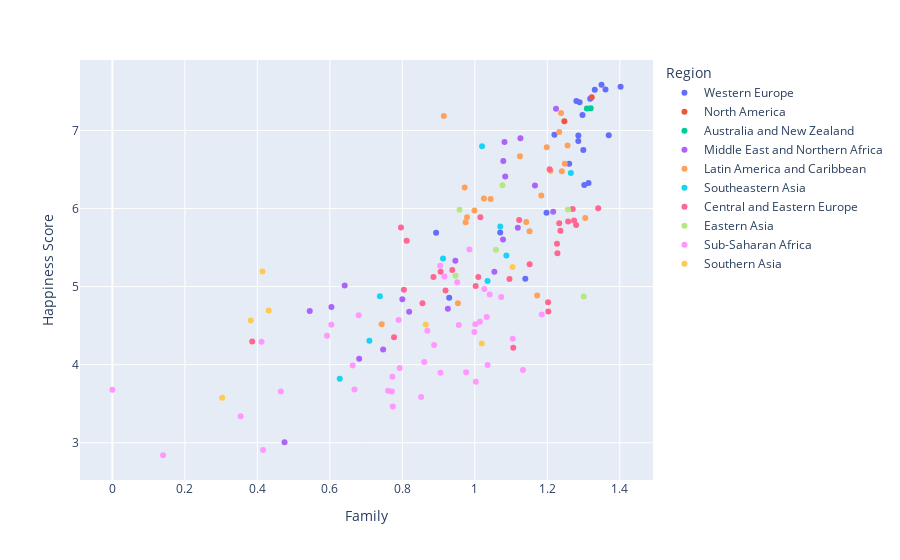

Notebook source saved alongside this figure:
### Markdown cell above
Observations:
    
    1.The above graph is clearly infers that Health is the major criteria for the happiness scores irrespective of the region.

### Code cell
px.scatter(df,x='Family',y='Happiness Score',color='Region',hover_data=['Region'])

### Figure 1 — Plotly figure (JSON) as saved in the notebook; plotly's stock layout.template omitted (floating-point values rounded to 4 significant figures)
{"data": [{"customdata": [["Western Europe"], ["Western Europe"], ["Western Europe"], ["Western Europe"], ["Western Europe"], ["Western Europe"], ["Western Europe"], ["Western Europe"], ["Western Europe"], ["Western Europe"], ["Western Europe"], ["Western Europe"], ["Western Europe"], ["Western Europe"], ["Western Europe"], ["Western Europe"], ["Western Europe"], ["Western Europe"], ["Western Europe"], ["Western Europe"], ["Western Europe"]], "hovertemplate": "Region=%{customdata[0]}<br>Family=%{x}<br>Happiness Score=%{y}<extra></extra>", "legendgroup": "Western Europe", "marker": {"color": "#636efa", "symbol": "circle"}, "mode": "markers", "name": "Western Europe", "orientation": "v", "showlegend": true, "type": "scatter", "x": [1.35, 1.402, 1.361, 1.331, 1.318, 1.28, 1.289, 1.297, 1.22, 1.369, 1.286, 1.285, 1.299, 1.26, 1.314, 1.302, 1.198, 1.07, 0.8932, 1.139, 0.9293], "xaxis": "x", "y": [7.587, 7.561, 7.527, 7.522, 7.406, 7.378, 7.364, 7.2, 6.946, 6.94, 6.937, 6.867, 6.75, 6.575, 6.329, 6.302, 5.948, 5.695, 5.689, 5.102, 4.857], "yaxis": "y"}, {"customdata": [["North America"], ["North America"]], "hovertemplate": "Region=%{customdata[0]}<br>Family=%{x}<br>Happiness Score=%{y}<extra></extra>", "legendgroup": "North America", "marker": {"color": "#EF553B", "symbol": "circle"}, "mode": "markers", "name": "North America", "orientation": "v", "showlegend": true, "type": "scatter", "x": [1.323, 1.247], "xaxis": "x", "y": [7.427, 7.119], "yaxis": "y"}, {"customdata": [["Australia and New Zealand"], ["Australia and New Zealand"]], "hovertemplate": "Region=%{customdata[0]}<br>Family=%{x}<br>Happiness Score=%{y}<extra></extra>", "legendgroup": "Australia and New Zealand", "marker": {"color": "#00cc96", "symbol": "circle"}, "mode": "markers", "name": "Australia and New Zealand", "orientation": "v", "showlegend": true, "type": "scatter", "x": [1.32, 1.309], "xaxis": "x", "y": [7.286, 7.284], "yaxis": "y"}, {"customdata": [["Middle East and Northern Africa"], ["Middle East and Northern Africa"], ["Middle East and Northern Africa"], ["Middle East and Northern Africa"], ["Middle East and Northern Africa"], ["Middle East and Northern Africa"], ["Middle East and Northern Africa"], ["Middle East and Northern Africa"], ["Middle East and Northern Africa"], ["Middle East and Northern Africa"], ["Middle East and Northern Africa"], ["Middle East and Northern Africa"], ["Middle East and Northern Africa"], ["Middle East and Northern Africa"], ["Middle East and Northern Africa"], ["Middle East and Northern Africa"], ["Middle East and Northern Africa"], ["Middle East and Northern Africa"], ["Middle East and Northern Africa"], ["Middle East and Northern Africa"]], "hovertemplate": "Region=%{customdata[0]}<br>Family=%{x}<br>Happiness Score=%{y}<extra></extra>", "legendgroup": "Middle East and Northern Africa", "marker": {"color": "#ab63fa", "symbol": "circle"}, "mode": "markers", "name": "Middle East and Northern Africa", "orientation": "v", "showlegend": true, "type": "scatter", "x": [1.224, 1.126, 1.082, 1.079, 1.084, 1.166, 1.216, 1.119, 1.078, 0.9463, 1.054, 0.641, 0.8, 0.6043, 0.9256, 0.5445, 0.8189, 0.747, 0.6809, 0.4749], "xaxis": "x", "y": [7.278, 6.901, 6.853, 6.611, 6.411, 6.295, 5.96, 5.754, 5.605, 5.332, 5.192, 5.013, 4.839, 4.739, 4.715, 4.686, 4.677, 4.194, 4.077, 3.006], "yaxis": "y"}, {"customdata": [["Latin America and Caribbean"], ["Latin America and Caribbean"], ["Latin America and Caribbean"], ["Latin America and Caribbean"], ["Latin America and Caribbean"], ["Latin America and Caribbean"], ["Latin America and Caribbean"], ["Latin America and Caribbean"], ["Latin America and Caribbean"], ["Latin America and Caribbean"], ["Latin America and Caribbean"], ["Latin America and Caribbean"], ["Latin America and Caribbean"], ["Latin America and Caribbean"], ["Latin America and Caribbean"], ["Latin America and Caribbean"], ["Latin America and Caribbean"], ["Latin America and Caribbean"], ["Latin America and Caribbean"], ["Latin America and Caribbean"], ["Latin America and Caribbean"], ["Latin America and Caribbean"]], "hovertemplate": "Region=%{customdata[0]}<br>Family=%{x}<br>Happiness Score=%{y}<extra></extra>", "legendgroup": "Latin America and Caribbean", "marker": {"color": "#FFA15A", "symbol": "circle"}, "mode": "markers", "name": "Latin America and Caribbean", "orientation": "v", "showlegend": true, "type": "scatter", "x": [1.238, 0.9145, 1.233, 1.256, 1.198, 1.124, 1.248, 1.209, 1.24, 0.972, 1.184, 1.025, 1.044, 0.999, 0.9784, 1.305, 1.142, 0.9746, 1.151, 1.172, 0.9535, 0.743], "xaxis": "x", "y": [7.226, 7.187, 6.983, 6.81, 6.786, 6.67, 6.574, 6.485, 6.477, 6.269, 6.168, 6.13, 6.123, 5.975, 5.89, 5.878, 5.828, 5.824, 5.709, 4.885, 4.788, 4.518], "yaxis": "y"}, {"customdata": [["Southeastern Asia"], ["Southeastern Asia"], ["Southeastern Asia"], ["Southeastern Asia"], ["Southeastern Asia"], ["Southeastern Asia"], ["Southeastern Asia"], ["Southeastern Asia"], ["Southeastern Asia"]], "hovertemplate": "Region=%{customdata[0]}<br>Family=%{x}<br>Happiness Score=%{y}<extra></extra>", "legendgroup": "Southeastern Asia", "marker": {"color": "#19d3f3", "symbol": "circle"}, "mode": "markers", "name": "Southeastern Asia", "orientation": "v", "showlegend": true, "type": "scatter", "x": [1.02, 1.265, 1.07, 1.087, 0.9123, 1.035, 0.738, 0.709, 0.6274], "xaxis": "x", "y": [6.798, 6.455, 5.77, 5.399, 5.36, 5.073, 4.876, 4.307, 3.819], "yaxis": "y"}, {"customdata": [["Central and Eastern Europe"], ["Central and Eastern Europe"], ["Central and Eastern Europe"], ["Central and Eastern Europe"], ["Central and Eastern Europe"], ["Central and Eastern Europe"], ["Central and Eastern Europe"], ["Central and Eastern Europe"], ["Central and Eastern Europe"], ["Central and Eastern Europe"], ["Central and Eastern Europe"], ["Central and Eastern Europe"], ["Central and Eastern Europe"], ["Central and Eastern Europe"], ["Central and Eastern Europe"], ["Central and Eastern Europe"], ["Central and Eastern Europe"], ["Central and Eastern Europe"], ["Central and Eastern Europe"], ["Central and Eastern Europe"], ["Central and Eastern Europe"], ["Central and Eastern Europe"], ["Central and Eastern Europe"], ["Central and Eastern Europe"], ["Central and Eastern Europe"], ["Central and Eastern Europe"], ["Central and Eastern Europe"], ["Central and Eastern Europe"], ["Central and Eastern Europe"]], "hovertemplate": "Region=%{customdata[0]}<br>Family=%{x}<br>Happiness Score=%{y}<extra></extra>", "legendgroup": "Central and Eastern Europe", "marker": {"color": "#FF6692", "symbol": "circle"}, "mode": "markers", "name": "Central and Eastern Europe", "orientation": "v", "showlegend": true, "type": "scatter", "x": [1.206, 1.34, 1.27, 1.015, 1.122, 1.274, 1.257, 1.233, 1.279, 0.7962, 1.236, 0.812, 1.227, 1.228, 1.151, 0.9379, 0.9056, 0.8859, 1.01, 1.096, 1.002, 0.8043, 0.9192, 1.202, 0.8556, 1.203, 0.7771, 0.3856, 1.106], "xaxis": "x", "y": [6.505, 6.003, 5.995, 5.889, 5.855, 5.848, 5.833, 5.813, 5.791, 5.759, 5.716, 5.589, 5.548, 5.429, 5.286, 5.212, 5.192, 5.124, 5.123, 5.098, 5.007, 4.959, 4.949, 4.8, 4.786, 4.681, 4.35, 4.297, 4.218], "yaxis": "y"}, {"customdata": [["Eastern Asia"], ["Eastern Asia"], ["Eastern Asia"], ["Eastern Asia"], ["Eastern Asia"], ["Eastern Asia"]], "hovertemplate": "Region=%{customdata[0]}<br>Family=%{x}<br>Happiness Score=%{y}<extra></extra>", "legendgroup": "Eastern Asia", "marker": {"color": "#B6E880", "symbol": "circle"}, "mode": "markers", "name": "Eastern Asia", "orientation": "v", "showlegend": true, "type": "scatter", "x": [1.076, 1.257, 0.9577, 1.058, 0.9467, 1.301], "xaxis": "x", "y": [6.298, 5.987, 5.984, 5.474, 5.14, 4.874], "yaxis": "y"}, {"customdata": [["Sub-Saharan Africa"], ["Sub-Saharan Africa"], ["Sub-Saharan Africa"], ["Sub-Saharan Africa"], ["Sub-Saharan Africa"], ["Sub-Saharan Africa"], ["Sub-Saharan Africa"], ["Sub-Saharan Africa"], ["Sub-Saharan Africa"], ["Sub-Saharan Africa"], ["Sub-Saharan Africa"], ["Sub-Saharan Africa"], ["Sub-Saharan Africa"], ["Sub-Saharan Africa"], ["Sub-Saharan Africa"], ["Sub-Saharan Africa"], ["Sub-Saharan Africa"], ["Sub-Saharan Africa"], ["Sub-Saharan Africa"], ["Sub-Saharan Africa"], ["Sub-Saharan Africa"], ["Sub-Saharan Africa"], ["Sub-Saharan Africa"], ["Sub-Saharan Africa"], ["Sub-Saharan Africa"], ["Sub-Saharan Africa"], ["Sub-Saharan Africa"], ["Sub-Saharan Africa"], ["Sub-Saharan Africa"], ["Sub-Saharan Africa"], ["Sub-Saharan Africa"], ["Sub-Saharan Africa"], ["Sub-Saharan Africa"], ["Sub-Saharan Africa"], ["Sub-Saharan Africa"], ["Sub-Saharan Africa"], ["Sub-Saharan Africa"], ["Sub-Saharan Africa"], ["Sub-Saharan Africa"], ["Sub-Saharan Africa"]], "hovertemplate": "Region=%{customdata[0]}<br>Family=%{x}<br>Happiness Score=%{y}<extra></extra>", "legendgroup": "Sub-Saharan Africa", "marker": {"color": "#FF97FF", "symbol": "circle"}, "mode": "markers", "name": "Sub-Saharan Africa", "orientation": "v", "showlegend": true, "type": "scatter", "x": [0.9852, 0.9043, 0.9161, 0.9515, 1.026, 1.041, 1.073, 1.185, 0.6795, 1.033, 0.7897, 1.014, 1.001, 0.6041, 0.9557, 0.8691, 0.9988, 0.5921, 1.105, 0.4113, 0.8877, 0.8604, 1.035, 0.6629, 0.7927, 1.133, 0.9762, 0.9053, 0.7726, 1.003, 0.668, 0, 0.7606, 0.4647, 0.7712, 0.8519, 0.7737, 0.3539, 0.4159, 0.1399], "xaxis": "x", "y": [5.477, 5.268, 5.129, 5.057, 4.971, 4.898, 4.867, 4.642, 4.633, 4.61, 4.571, 4.55, 4.517, 4.512, 4.507, 4.436, 4.419, 4.369, 4.332, 4.292, 4.252, 4.033, 3.995, 3.989, 3.956, 3.931, 3.904, 3.896, 3.845, 3.781, 3.681, 3.678, 3.667, 3.656, 3.655, 3.587, 3.465, 3.34, 2.905, 2.839], "yaxis": "y"}, {"customdata": [["Southern Asia"], ["Southern Asia"], ["Southern Asia"], ["Southern Asia"], ["Southern Asia"], ["Southern Asia"], ["Southern Asia"]], "hovertemplate": "Region=%{customdata[0]}<br>Family=%{x}<br>Happiness Score=%{y}<extra></extra>", "legendgroup": "Southern Asia", "marker": {"color": "#FECB52", "symbol": "circle"}, "mode": "markers", "name": "Southern Asia", "orientation": "v", "showlegend": true, "type": "scatter", "x": [1.104, 0.4141, 0.4311, 0.3817, 0.8645, 1.019, 0.3029], "xaxis": "x", "y": [5.253, 5.194, 4.694, 4.565, 4.514, 4.271, 3.575], "yaxis": "y"}], "layout": {"legend": {"title": {"text": "Region"}, "tracegroupgap": 0}, "margin": {"t": 60}, "xaxis": {"anchor": "y", "domain": [0, 1], "title": {"text": "Family"}}, "yaxis": {"anchor": "x", "domain": [0, 1], "title": {"text": "Happiness Score"}}}}
